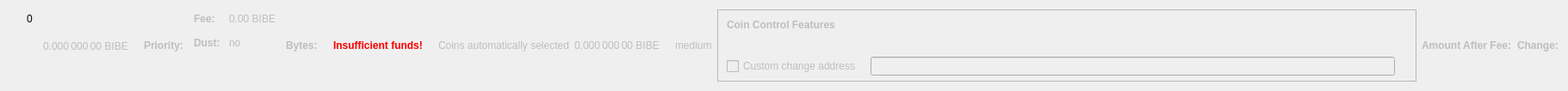
    <widget class="QWidget" name="dummyHideWidget" native="true">
     <property name="maximumSize">
      <size>
       <width>100</width>
       <height>22</height>
      </size>
     </property>
     <layout class="QHBoxLayout" name="dummyHideLayout">
      <item>
       <layout class="QFormLayout" name="formLayoutCoinControl1">
        <property name="horizontalSpacing">
         <number>10</number>
        </property>
        <property name="verticalSpacing">
         <number>14</number>
        </property>
        <property name="leftMargin">
         <number>10</number>
        </property>
        <property name="topMargin">
         <number>4</number>
        </property>
        <property name="rightMargin">
         <number>6</number>
        </property>
        <item row="0" column="1">
         <widget class="QLabel" name="labelCoinControlBytes">
          <property name="cursor">
           <cursorShape>IBeamCursor</cursorShape>
          </property>
          <property name="contextMenuPolicy">
           <enum>Qt::ActionsContextMenu</enum>
          </property>
          <property name="text">
           <string notr="true">0</string>
          </property>
          <property name="textInteractionFlags">
           <set>Qt::LinksAccessibleByMouse|Qt::TextSelectableByKeyboard|Qt::TextSelectableByMouse</set>
          </property>
         </widget>
        </item>
       </layout>
      </item>
      <item>
       <widget class="QLabel" name="labelCoinControlAfterFee">
        <property name="enabled">
         <bool>false</bool>
        </property>
        <property name="sizePolicy">
         <sizepolicy hsizetype="Fixed" vsizetype="Fixed">
          <horstretch>0</horstretch>
          <verstretch>0</verstretch>
         </sizepolicy>
        </property>
        <property name="minimumSize">
         <size>
          <width>111</width>
          <height>12</height>
         </size>
        </property>
        <property name="maximumSize">
         <size>
          <width>111</width>
          <height>12</height>
         </size>
        </property>
        <property name="cursor">
         <cursorShape>IBeamCursor</cursorShape>
        </property>
        <property name="contextMenuPolicy">
         <enum>Qt::ActionsContextMenu</enum>
        </property>
        <property name="text">
         <string notr="true">0.000 000 00 BIBE</string>
        </property>
        <property name="textInteractionFlags">
         <set>Qt::LinksAccessibleByMouse|Qt::TextSelectableByKeyboard|Qt::TextSelectableByMouse</set>
        </property>
       </widget>
      </item>
      <item>
       <widget class="QLabel" name="labelCoinControlPriorityText">
        <property name="enabled">
         <bool>false</bool>
        </property>
        <property name="font">
         <font>
          <weight>75</weight>
          <bold>true</bold>
         </font>
        </property>
        <property name="text">
         <string>Priority:</string>
        </property>
       </widget>
      </item>
      <item>
       <layout class="QHBoxLayout" name="horizontalLayout"/>
      </item>
      <item>
       <layout class="QFormLayout" name="formLayoutCoinControl3">
        <property name="horizontalSpacing">
         <number>10</number>
        </property>
        <property name="verticalSpacing">
         <number>14</number>
        </property>
        <property name="leftMargin">
         <number>6</number>
        </property>
        <property name="topMargin">
         <number>4</number>
        </property>
        <property name="rightMargin">
         <number>6</number>
        </property>
        <item row="0" column="0">
         <widget class="QLabel" name="labelCoinControlFeeText">
          <property name="enabled">
           <bool>false</bool>
          </property>
          <property name="font">
           <font>
            <weight>75</weight>
            <bold>true</bold>
           </font>
          </property>
          <property name="text">
           <string>Fee:</string>
          </property>
          <property name="margin">
           <number>0</number>
          </property>
         </widget>
        </item>
        <item row="0" column="1">
         <widget class="QLabel" name="labelCoinControlFee">
          <property name="enabled">
           <bool>false</bool>
          </property>
          <property name="cursor">
           <cursorShape>IBeamCursor</cursorShape>
          </property>
          <property name="contextMenuPolicy">
           <enum>Qt::ActionsContextMenu</enum>
          </property>
          <property name="text">
           <string notr="true">0.00 BIBE</string>
          </property>
          <property name="textInteractionFlags">
           <set>Qt::LinksAccessibleByMouse|Qt::TextSelectableByKeyboard|Qt::TextSelectableByMouse</set>
          </property>
         </widget>
        </item>
        <item row="1" column="0">
         <widget class="QLabel" name="labelCoinControlLowOutputText">
          <property name="enabled">
           <bool>false</bool>
          </property>
          <property name="font">
           <font>
            <weight>75</weight>
            <bold>true</bold>
           </font>
          </property>
          <property name="text">
           <string>Dust:</string>
          </property>
         </widget>
        </item>
        <item row="1" column="1">
         <widget class="QLabel" name="labelCoinControlLowOutput">
          <property name="enabled">
           <bool>false</bool>
          </property>
          <property name="cursor">
           <cursorShape>IBeamCursor</cursorShape>
          </property>
          <property name="contextMenuPolicy">
           <enum>Qt::ActionsContextMenu</enum>
          </property>
          <property name="text">
           <string>no</string>
          </property>
          <property name="textInteractionFlags">
           <set>Qt::LinksAccessibleByMouse|Qt::TextSelectableByKeyboard|Qt::TextSelectableByMouse</set>
          </property>
         </widget>
        </item>
       </layout>
      </item>
      <item>
       <widget class="QLabel" name="labelCoinControlBytesText">
        <property name="enabled">
         <bool>false</bool>
        </property>
        <property name="font">
         <font>
          <weight>75</weight>
          <bold>true</bold>
         </font>
        </property>
        <property name="text">
         <string>Bytes:</string>
        </property>
       </widget>
      </item>
      <item>
       <layout class="QFormLayout" name="formLayoutCoinControl2">
        <property name="horizontalSpacing">
         <number>10</number>
        </property>
        <property name="verticalSpacing">
         <number>14</number>
        </property>
        <property name="leftMargin">
         <number>6</number>
        </property>
        <property name="topMargin">
         <number>4</number>
        </property>
        <property name="rightMargin">
         <number>6</number>
        </property>
       </layout>
      </item>
      <item>
       <layout class="QHBoxLayout" name="horizontalLayoutCoinControl2">
        <property name="spacing">
         <number>8</number>
        </property>
        <property name="bottomMargin">
         <number>10</number>
        </property>
       </layout>
      </item>
      <item>
       <widget class="QLabel" name="labelCoinControlInsuffFunds">
        <property name="enabled">
         <bool>false</bool>
        </property>
        <property name="minimumSize">
         <size>
          <width>0</width>
          <height>0</height>
         </size>
        </property>
        <property name="font">
         <font>
          <weight>75</weight>
          <bold>true</bold>
         </font>
        </property>
        <property name="styleSheet">
         <string notr="true">color:red;font-weight:bold;</string>
        </property>
        <property name="text">
         <string>Insufficient funds!</string>
        </property>
        <property name="margin">
         <number>5</number>
        </property>
       </widget>
      </item>
      <item>
       <layout class="QFormLayout" name="formLayoutCoinControl4">
        <property name="horizontalSpacing">
         <number>10</number>
        </property>
        <property name="verticalSpacing">
         <number>14</number>
        </property>
        <property name="leftMargin">
         <number>6</number>
        </property>
        <property name="topMargin">
         <number>4</number>
        </property>
        <property name="rightMargin">
         <number>6</number>
        </property>
       </layout>
      </item>
      <item>
       <widget class="QLabel" name="labelCoinControlAutomaticallySelected">
        <property name="enabled">
         <bool>false</bool>
        </property>
        <property name="sizePolicy">
         <sizepolicy hsizetype="Fixed" vsizetype="Fixed">
          <horstretch>0</horstretch>
          <verstretch>0</verstretch>
         </sizepolicy>
        </property>
        <property name="minimumSize">
         <size>
          <width>0</width>
          <height>0</height>
         </size>
        </property>
        <property name="maximumSize">
         <size>
          <width>240</width>
          <height>16777215</height>
         </size>
        </property>
        <property name="text">
         <string>Coins automatically selected</string>
        </property>
        <property name="margin">
         <number>5</number>
        </property>
       </widget>
      </item>
      <item>
       <widget class="QLabel" name="labelCoinControlChange">
        <property name="enabled">
         <bool>false</bool>
        </property>
        <property name="sizePolicy">
         <sizepolicy hsizetype="Fixed" vsizetype="Fixed">
          <horstretch>0</horstretch>
          <verstretch>0</verstretch>
         </sizepolicy>
        </property>
        <property name="minimumSize">
         <size>
          <width>111</width>
          <height>0</height>
         </size>
        </property>
        <property name="maximumSize">
         <size>
          <width>111</width>
          <height>16777215</height>
         </size>
        </property>
        <property name="cursor">
         <cursorShape>IBeamCursor</cursorShape>
        </property>
        <property name="contextMenuPolicy">
         <enum>Qt::ActionsContextMenu</enum>
        </property>
        <property name="text">
         <string notr="true">0.000 000 00 BIBE</string>
        </property>
        <property name="textInteractionFlags">
         <set>Qt::LinksAccessibleByMouse|Qt::TextSelectableByKeyboard|Qt::TextSelectableByMouse</set>
        </property>
       </widget>
      </item>
      <item>
       <widget class="QLabel" name="labelCoinControlPriority">
        <property name="enabled">
         <bool>false</bool>
        </property>
        <property name="cursor">
         <cursorShape>IBeamCursor</cursorShape>
        </property>
        <property name="contextMenuPolicy">
         <enum>Qt::ActionsContextMenu</enum>
        </property>
        <property name="text">
         <string>medium</string>
        </property>
        <property name="textInteractionFlags">
         <set>Qt::LinksAccessibleByMouse|Qt::TextSelectableByKeyboard|Qt::TextSelectableByMouse</set>
        </property>
       </widget>
      </item>
      <item>
       <widget class="QFrame" name="frameCoinControl">
        <property name="sizePolicy">
         <sizepolicy hsizetype="Expanding" vsizetype="Expanding">
          <horstretch>0</horstretch>
          <verstretch>0</verstretch>
         </sizepolicy>
        </property>
        <property name="maximumSize">
         <size>
          <width>16777215</width>
          <height>16777215</height>
         </size>
        </property>
        <property name="frameShape">
         <enum>QFrame::StyledPanel</enum>
        </property>
        <property name="frameShadow">
         <enum>QFrame::Sunken</enum>
        </property>
        <layout class="QVBoxLayout" name="verticalLayoutCoinControl2_2">
         <property name="spacing">
          <number>0</number>
         </property>
         <property name="leftMargin">
          <number>0</number>
         </property>
         <property name="topMargin">
          <number>0</number>
         </property>
         <property name="rightMargin">
          <number>0</number>
         </property>
         <property name="bottomMargin">
          <number>6</number>
         </property>
         <item>
          <layout class="QVBoxLayout" name="verticalLayoutCoinControl" stretch="0,0,0,1">
           <property name="spacing">
            <number>0</number>
           </property>
           <property name="leftMargin">
            <number>10</number>
           </property>
           <property name="topMargin">
            <number>10</number>
           </property>
           <item>
            <layout class="QHBoxLayout" name="horizontalLayoutCoinControl1">
             <property name="bottomMargin">
              <number>15</number>
             </property>
             <item>
              <widget class="QLabel" name="labelCoinControlFeatures">
               <property name="enabled">
                <bool>false</bool>
               </property>
               <property name="sizePolicy">
                <sizepolicy hsizetype="Preferred" vsizetype="Maximum">
                 <horstretch>0</horstretch>
                 <verstretch>0</verstretch>
                </sizepolicy>
               </property>
               <property name="font">
                <font>
                 <weight>75</weight>
                 <bold>true</bold>
                </font>
               </property>
               <property name="styleSheet">
                <string notr="true">font-weight:bold;</string>
               </property>
               <property name="text">
                <string>Coin Control Features</string>
               </property>
              </widget>
             </item>
            </layout>
           </item>
           <item>
            <widget class="QWidget" name="widgetCoinControl" native="true">
             <property name="sizePolicy">
              <sizepolicy hsizetype="Preferred" vsizetype="Preferred">
               <horstretch>0</horstretch>
               <verstretch>0</verstretch>
              </sizepolicy>
             </property>
             <property name="minimumSize">
              <size>
               <width>0</width>
               <height>0</height>
              </size>
             </property>
             <property name="styleSheet">
              <string notr="true"/>
             </property>
             <layout class="QHBoxLayout" name="horizontalLayoutCoinControl5_2">
              <property name="leftMargin">
               <number>0</number>
              </property>
              <property name="topMargin">
               <number>0</number>
              </property>
              <property name="rightMargin">
               <number>0</number>
              </property>
              <property name="bottomMargin">
               <number>0</number>
              </property>
              <item>
               <layout class="QHBoxLayout" name="horizontalLayoutCoinControl3">
                <property name="spacing">
                 <number>20</number>
                </property>
                <property name="topMargin">
                 <number>0</number>
                </property>
                <property name="bottomMargin">
                 <number>10</number>
                </property>
               </layout>
              </item>
             </layout>
            </widget>
           </item>
           <item>
            <layout class="QHBoxLayout" name="horizontalLayoutCoinControl4" stretch="0,0,0">
             <property name="spacing">
              <number>12</number>
             </property>
             <property name="sizeConstraint">
              <enum>QLayout::SetDefaultConstraint</enum>
             </property>
             <property name="topMargin">
              <number>5</number>
             </property>
             <property name="rightMargin">
              <number>5</number>
             </property>
             <item>
              <widget class="QCheckBox" name="checkBoxCoinControlChange">
               <property name="enabled">
                <bool>false</bool>
               </property>
               <property name="toolTip">
                <string>If this is activated, but the change address is empty or invalid, change will be sent to a newly generated address.</string>
               </property>
               <property name="text">
                <string>Custom change address</string>
               </property>
              </widget>
             </item>
             <item>
              <widget class="QValidatedLineEdit" name="lineEditCoinControlChange">
               <property name="enabled">
                <bool>false</bool>
               </property>
               <property name="sizePolicy">
                <sizepolicy hsizetype="Expanding" vsizetype="Fixed">
                 <horstretch>0</horstretch>
                 <verstretch>0</verstretch>
                </sizepolicy>
               </property>
              </widget>
             </item>
             <item>
              <widget class="QLabel" name="labelCoinControlChangeLabel_2">
               <property name="sizePolicy">
                <sizepolicy hsizetype="Preferred" vsizetype="Expanding">
                 <horstretch>0</horstretch>
                 <verstretch>0</verstretch>
                </sizepolicy>
               </property>
               <property name="minimumSize">
                <size>
                 <width>0</width>
                 <height>0</height>
                </size>
               </property>
               <property name="text">
                <string/>
               </property>
               <property name="margin">
                <number>3</number>
               </property>
              </widget>
             </item>
            </layout>
           </item>
           <item>
            <spacer name="verticalSpacerCoinControl">
             <property name="orientation">
              <enum>Qt::Vertical</enum>
             </property>
             <property name="sizeHint" stdset="0">
              <size>
               <width>800</width>
               <height>1</height>
              </size>
             </property>
            </spacer>
           </item>
          </layout>
         </item>
        </layout>
       </widget>
      </item>
      <item>
       <widget class="QLabel" name="labelCoinControlAfterFeeText">
        <property name="enabled">
         <bool>false</bool>
        </property>
        <property name="minimumSize">
         <size>
          <width>0</width>
          <height>0</height>
         </size>
        </property>
        <property name="maximumSize">
         <size>
          <width>16777215</width>
          <height>16777215</height>
         </size>
        </property>
        <property name="font">
         <font>
          <weight>75</weight>
          <bold>true</bold>
         </font>
        </property>
        <property name="text">
         <string>Amount After Fee:</string>
        </property>
        <property name="alignment">
         <set>Qt::AlignLeading|Qt::AlignLeft|Qt::AlignVCenter</set>
        </property>
        <property name="margin">
         <number>0</number>
        </property>
       </widget>
      </item>
      <item>
       <widget class="QLabel" name="labelCoinControlChangeText">
        <property name="enabled">
         <bool>false</bool>
        </property>
        <property name="sizePolicy">
         <sizepolicy hsizetype="Preferred" vsizetype="Preferred">
          <horstretch>0</horstretch>
          <verstretch>0</verstretch>
         </sizepolicy>
        </property>
        <property name="minimumSize">
         <size>
          <width>0</width>
          <height>0</height>
         </size>
        </property>
        <property name="maximumSize">
         <size>
          <width>16777215</width>
          <height>16777215</height>
         </size>
        </property>
        <property name="font">
         <font>
          <weight>75</weight>
          <bold>true</bold>
         </font>
        </property>
        <property name="text">
         <string>Change:</string>
        </property>
        <property name="alignment">
         <set>Qt::AlignLeading|Qt::AlignLeft|Qt::AlignVCenter</set>
        </property>
       </widget>
      </item>
     </layout>
    </widget>
